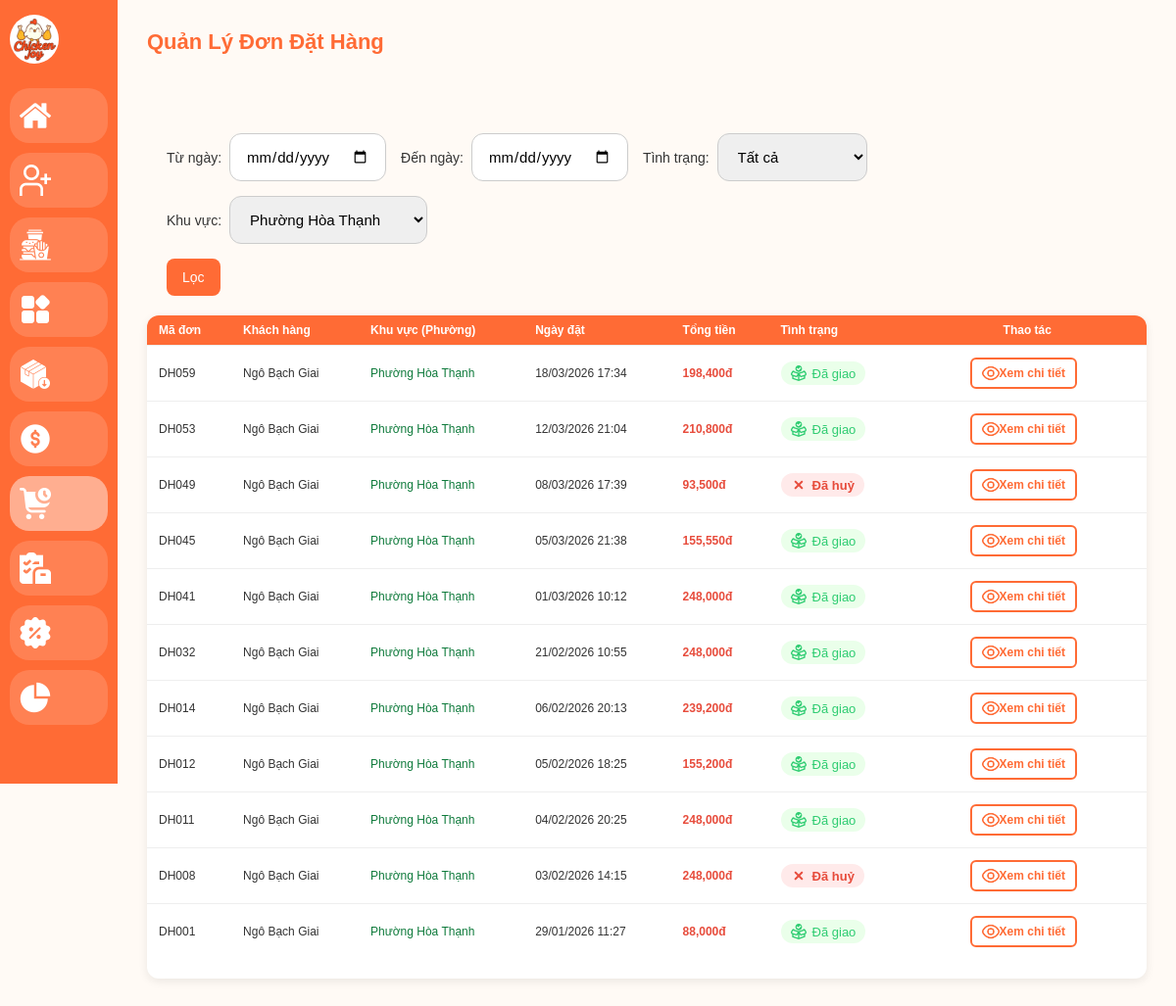
The page /admin/order-management.php?ward=Phường Hòa Thạnh on the database its author committed.
### tables this page shows
CREATE TABLE `orders` (
  `id` INT PRIMARY KEY AUTO_INCREMENT,
  `user_id` INT NOT NULL,
  `receiver_name` VARCHAR(255) NOT NULL, 
  `total_price` DECIMAL(15, 2) NOT NULL,
  `discount_amount` DECIMAL(15, 2) DEFAULT 0.00,
  `promo_code` VARCHAR(50) DEFAULT NULL,
  `order_date` DATETIME DEFAULT CURRENT_TIMESTAMP,
  `status` ENUM('pending','confirmed','delivered','cancelled') DEFAULT 'pending',
  `payment_method` ENUM('cod', 'banking', 'online') DEFAULT 'cod',
  `address` TEXT NOT NULL,                
  `ward` VARCHAR(255) DEFAULT NULL,
  `phone` VARCHAR(20) NOT NULL,           
  `order_note` TEXT,                      
  FOREIGN KEY (`user_id`) REFERENCES `users`(`id`),
  FOREIGN KEY (`promo_code`) REFERENCES `promotions`(`code`) ON UPDATE CASCADE ON DELETE SET NULL  
);

CREATE TABLE `users` (
  `id` INT(11) NOT NULL AUTO_INCREMENT,
  `fullname` VARCHAR(255) NOT NULL,
  `email` VARCHAR(191) NOT NULL,
  `password` VARCHAR(255) NOT NULL,
  `phone` VARCHAR(15) NOT NULL,
  `gender` ENUM('nam', 'nu', 'khac') DEFAULT 'khac',
  `address` TEXT NOT NULL,
  `role` ENUM('user', 'admin') DEFAULT 'user',
  `points` INT(11) DEFAULT 0,
  `status` ENUM('active', 'locked') DEFAULT 'active',
  `reset_token` VARCHAR(255) DEFAULT NULL,
  `reset_expired` DATETIME DEFAULT NULL,
  `created_at` TIMESTAMP DEFAULT CURRENT_TIMESTAMP,
  `updated_at` TIMESTAMP NULL ON UPDATE CURRENT_TIMESTAMP,
  PRIMARY KEY (`id`),
  UNIQUE KEY `email` (`email`),
  UNIQUE KEY `phone` (`phone`)  
);

### admin/order-management.php (the view, shortened to what this page needs)
<?php
require_once '../config/database.php';
$wardSql = "SELECT DISTINCT ward FROM orders WHERE ward IS NOT NULL AND ward != '' ORDER BY ward ASC";
$wardResult = mysqli_query($conn, $wardSql);
$conditions = ["1=1"];
$params = [];
$types = "";
if (!empty($_GET['ward']) && $_GET['ward'] != 'all') {
    $conditions[] = "o.ward = ?";
    $params[] = trim($_GET['ward']);
    $types .= "s";
}
$where_clause = implode(" AND ", $conditions);
$sql = "SELECT o.*, u.fullname
        FROM orders o
        JOIN users u ON o.user_id = u.id
        WHERE $where_clause
        ORDER BY o.ward ASC, o.id DESC";
$stmt = mysqli_prepare($conn, $sql);
if (!empty($params)) {
    mysqli_stmt_bind_param($stmt, $types, ...$params);
}
mysqli_stmt_execute($stmt);
$result = mysqli_stmt_get_result($stmt);
?>
<!DOCTYPE html>
<html lang="vi">
<head>
    <link rel="stylesheet" href="../assets/css/admin.css" />
</head>
<body class="admin-body">
    <?php include 'layout/sidebar.php'; ?>
    <main class="main-content">
        <header class="main-header">
            <h1>Quản Lý Đơn Đặt Hàng</h1>
        </header>
        <div class="filters">
            <div class="filter-group">
                <div class="filter">
                    <label>Từ ngày:</label>
                    <input type="date" id="fromDate" value="<?= isset($_GET['fromDate']) ? htmlspecialchars($_GET['fromDate']) : '' ?>" />
                </div>
                <div class="filter">
                    <label>Đến ngày:</label>
                    <input type="date" id="toDate" value="<?= isset($_GET['toDate']) ? htmlspecialchars($_GET['toDate']) : '' ?>" />
                </div>
                <div class="filter">
                    <label>Tình trạng:</label>
                    <select id="statusFilter">
                        <?php $currentStatus = isset($_GET['status']) ? $_GET['status'] : 'all'; ?>
                        <option value="all" <?= $currentStatus == 'all' ? 'selected' : '' ?>>Tất cả</option>
                    </select>
                </div>
                <div class="filter">
                    <label>Khu vực:</label>
                    <select id="wardFilter">
                        <?php $currentWard = isset($_GET['ward']) ? $_GET['ward'] : 'all'; ?>
                        <?php
                        if(isset($wardResult) && mysqli_num_rows($wardResult) > 0) {
                            while ($w = mysqli_fetch_assoc($wardResult)) {
                                $selected = ($currentWard == $w['ward']) ? 'selected' : '';
                                echo "<option value='" . htmlspecialchars($w['ward']) . "' $selected>" . htmlspecialchars($w['ward']) . "</option>";
                            }
                        }
                        ?>
                    </select>
                </div>
            </div>
            <div class="filter" style="display: flex; align-items: flex-end;">
                <button id="filterBtn" class="btn-primary" style="height: 38px;">Lọc</button>
            </div>
        </div>
        <section class="table-section">
            <table class="data-table">
                <thead>
                    <tr>
                        <th>Mã đơn</th>
                        <th>Khách hàng</th>
                        <th>Khu vực (Phường)</th> <th>Ngày đặt</th>
                        <th>Tổng tiền</th>
                        <th>Tình trạng</th>
                        <th>Thao tác</th>
                    </tr>
                </thead>
                <tbody>
                    <?php
                    if (mysqli_num_rows($result) > 0) {
                        while ($row = mysqli_fetch_assoc($result)) {
                    ?>
                        <tr>
                            <td>DH<?= str_pad($row['id'], 3, '0', STR_PAD_LEFT) ?></td>
                            <td><?= htmlspecialchars($row['fullname']) ?></td>
                            <td style="font-weight: 500; color: #0e7a3b;">
                                <?= !empty($row['ward']) ? htmlspecialchars($row['ward']) : 'Chưa cập nhật' ?>
                            </td>
                            <td><?= date('d/m/Y H:i', strtotime($row['order_date'])) ?></td>
                            <td style="font-weight: bold; color: #e74c3c;"><?= number_format($row['total_price']) ?>đ</td>
                            <td>
                                <?php
                                $statusText = "";
                                $class = "";
                                $icon = "";
                                switch ($row['status']) {
                                    case 'delivered':
                                        $statusText = "Đã giao";
                                        $class = "delivered";
                                        $icon = "open-box-check.png";
                                        break;
                                    case 'cancelled':
                                        $statusText = "Đã huỷ";
                                        $class = "cancelled";
                                        $icon = "cross-small.png";
                                        break;
                                }
                                ?>
                                <span class="status <?= $class ?>">
                                    <img src="../assets/images/icons/<?= $icon ?>" class="icon" onerror="this.style.display='none'">
                                    <?= $statusText ?>
                                </span>
                            </td>
                            <td>
                                <div class="actions">
                                    <a href="order-detail.php?id=<?= $row['id'] ?>" class="btn-view">
                                        <img src="../assets/images/icons/eye.png" alt="Xem" class="icon-eye" onerror="this.style.display='none'" />
                                        <span>Xem chi tiết</span>
                                    </a>
                                </div>
                            </td>
                        </tr>
                    <?php
                        }
                    } else {
                        echo "<tr><td colspan='7' style='text-align: center; padding: 20px;'>Không có đơn hàng nào!</td></tr>";
                    }
                    ?>
                </tbody>
            </table>
        </section>
    </main>
</body>
</html>

### assets/css/admin.css (style rules this page uses)
:root { --main-color: #ff6b35; }
* { box-sizing: border-box; margin: 0; padding: 0; font-family: "Poppins", sans-serif; }
body.admin-body { display: flex; align-items: stretch; min-height: 100vh; background: #fffaf5;; color: #333; font-size: 13px; }
.main-content { flex: 1; margin-left: 120px; padding: 30px; transition: margin-left 0.3s ease; overflow-y: auto; overflow-x: auto; min-height: 100vh; background: #fffaf5; }
.main-header { display: flex; justify-content: space-between; align-items: center; margin-bottom: 30px; min-width: 1000px; }
.main-header h1 { font-size: 22px; color: var(--main-color); white-space: nowrap; }
.table-section { background: #fff; border-radius: 12px; box-shadow: 0 3px 10px rgba(0,0,0,0.08); padding: 0 0 20px 0; max-width: 1200px; margin: 0 auto 25px auto; -webkit-overflow-scrolling: touch; min-width: 1000px; }
.data-table { width: 100%; min-width: 1000px; font-size: 13px; border-collapse: separate; border-spacing: 0; }
.data-table th { background: var(--main-color); color: #fff; padding: 8px 12px; text-align: left; border-bottom: 1px solid #eee; }
.data-table td { padding: 12px; border-bottom: 1px solid #eee; text-align: left; vertical-align: middle; }
.data-table th:first-child { border-top-left-radius: 12px; }
.data-table th:last-child { border-top-right-radius: 12px; }
.data-table tr:last-child td:first-child { border-bottom-left-radius: 12px; }
.data-table tr:last-child td:last-child { border-bottom-right-radius: 12px; }
.data-table tr:last-child td { border-bottom: none; }
.data-table th:last-child, .data-table td:last-child { min-width: 190px; vertical-align: middle; text-align: center; }
.status { display: inline-flex; align-items: center; gap: 6px; font-weight: 500; border-radius: 20px; padding: 4px 10px; font-size: 13px; }
.status.delivered { background: #eaffea; color: #2ecc71; }
.status.cancelled, .status.inactive { background: #ffeaea; color: #e74c3c; font-weight: 600; }
.status img, .status i { width: 16px; height: 16px; vertical-align: middle; font-size: 17px; }
.btn-primary, a.btn-primary { background: var(--main-color); color: #fff; padding: 10px 16px; border: none; border-radius: 8px; cursor: pointer; font-weight: 500; transition: background 0.2s; text-decoration: none; font-size: 14px; display: inline-flex; align-items: center; justify-content: center; white-space: nowrap; }
.actions { display: flex; justify-content: center; align-items: center; gap: 8px; flex-wrap: wrap; }
.actions button, .actions a { min-width: 60px; height: 32px; font-size: 12px; font-weight: 500; border: none; border-radius: 6px; color: #fff; cursor: pointer; transition: all 0.2s ease; display: inline-flex; align-items: center; justify-content: center; text-decoration: none; padding: 0 10px; }
.actions .btn-view { background-color: #fff; border: 2px solid #ff6b35; color: #ff6b35; font-weight: 600; height: 32px; min-width: 60px; }
.actions .btn-view img { width: 18px; height: 18px; transition: filter 0.3s ease; }
.filters { display: flex; justify-content: flex-start; gap: 15px; margin-bottom: 20px; flex-wrap: wrap; padding: 20px 20px 0 20px; }
.filter { display: flex; align-items: center; gap: 8px; }
.filter label { font-weight: 500; font-size: 14px; }
.filter input[type="date"], .filter select { padding: 14px 16px; border: 1px solid #ccc; border-radius: 12px; font-size: 15px; }
.filter select { padding-right: 30px; }
@media (max-width: 1200px) { body.admin-body, .data-table { font-size: 12px; } }
@media (max-width: 1200px) { .actions button, .actions a { min-width: 55px; height: 30px; font-size: 12px; } }
h1 { color: #ff6f3c; text-align: center; margin-bottom: 30px; }
.filters { display: flex; justify-content: space-between; align-items: center; gap: 15px; margin-bottom: 20px; flex-wrap: wrap; padding: 20px 20px 0 20px; }
.filter-group { display: flex; gap: 15px; flex-wrap: wrap; }

### rows shown on the page
orders: id "059", user.fullname "Ngô Bạch Giai", ward "Phường Hòa Thạnh", order_date "18/03/2026 17:34", total_price "198,400", status "Đã giao"
orders: id "053", user.fullname "Ngô Bạch Giai", ward "Phường Hòa Thạnh", order_date "12/03/2026 21:04", total_price "210,800", status "Đã giao"
orders: id "049", user.fullname "Ngô Bạch Giai", ward "Phường Hòa Thạnh", order_date "08/03/2026 17:39", total_price "93,500", status "Đã huỷ"
orders: id "045", user.fullname "Ngô Bạch Giai", ward "Phường Hòa Thạnh", order_date "05/03/2026 21:38", total_price "155,550", status "Đã giao"
orders: id "041", user.fullname "Ngô Bạch Giai", ward "Phường Hòa Thạnh", order_date "01/03/2026 10:12", total_price "248,000", status "Đã giao"
orders: id "032", user.fullname "Ngô Bạch Giai", ward "Phường Hòa Thạnh", order_date "21/02/2026 10:55", total_price "248,000", status "Đã giao"
orders: id "014", user.fullname "Ngô Bạch Giai", ward "Phường Hòa Thạnh", order_date "06/02/2026 20:13", total_price "239,200", status "Đã giao"
orders: id "012", user.fullname "Ngô Bạch Giai", ward "Phường Hòa Thạnh", order_date "05/02/2026 18:25", total_price "155,200", status "Đã giao"
orders: id "011", user.fullname "Ngô Bạch Giai", ward "Phường Hòa Thạnh", order_date "04/02/2026 20:25", total_price "248,000", status "Đã giao"
orders: id "008", user.fullname "Ngô Bạch Giai", ward "Phường Hòa Thạnh", order_date "03/02/2026 14:15", total_price "248,000", status "Đã huỷ"
orders: id "001", user.fullname "Ngô Bạch Giai", ward "Phường Hòa Thạnh", order_date "29/01/2026 11:27", total_price "88,000", status "Đã giao"

### other values the page prints
form field value "Phường Hòa Thạnh"
